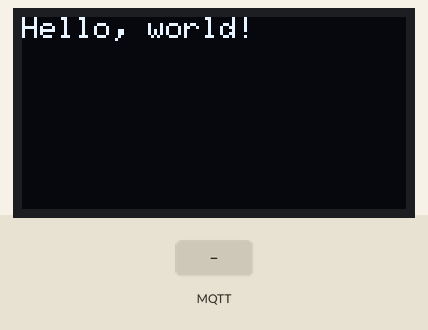
Recording of a program running on a simulated ESP8266 (Wemos D1 mini). On the bench: 128×64 one-colour display. The test bench sets the inputs (shaded band). WiFi joins after 1.5 s; servers stay silent unless stated; no MQTT or app messages arrive unless stated; what the program prints to the serial monitor is not drawn.

Above: at 0.06 s.
At 1.7 s:
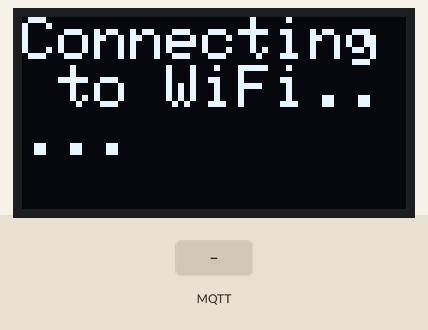
3.1 s: MQTT message "1" arrives on the first subscribed topic
At 4.3 s:
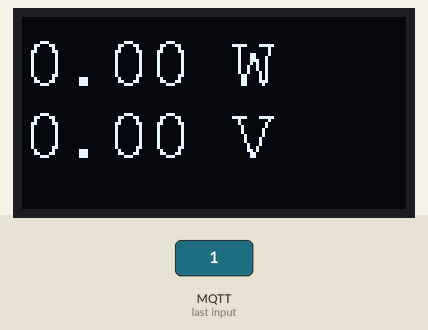
4.6 s: MQTT message "on" arrives on the first subscribed topic
Timing chart, 0 to 7.6 s (numbered marks = the images above; inputs shaded):
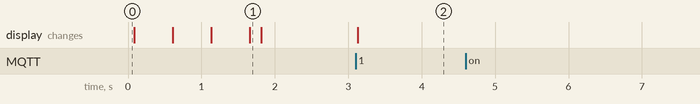

Measured:
- after the input at 3.1 s, the display: changes at once (image 2)
- after the input at 4.6 s, every drawn part: stays the same

The program:

main.cpp
```cpp
//Increase "define MQTT_MAX_PACKET_SIZE" in PubSubClient.h to something bigger  i.e. 2048

#include "Arduino.h"
#include <Adafruit_SSD1306.h>
#include <Adafruit_GFX.h>
#include <ArduinoJson.h>
#include <ESP8266WiFi.h>
#include <WiFiClient.h>
#include <PubSubClient.h>
#include <Wire.h>
#include <Fonts/FreeMono12pt7b.h>

//Display
#define SCREEN_WIDTH 128 // OLED display width, in pixels
#define SCREEN_HEIGHT 64 // OLED display height, in pixels
#define OLED_DC     D1
#define OLED_CS     D2
#define OLED_RESET  -1
Adafruit_SSD1306 display(SCREEN_WIDTH, SCREEN_HEIGHT, &Wire, OLED_RESET);

//Wifi and MQTT

const char* ssid = "IOT";
const char* password = "iot12345678";
const char* mqttServer = "192.168.0.10";
const int mqttPort = 1883;
const char* PowTeleTopic = "tele/sonoff/SENSOR";

WiFiClient espClient;
PubSubClient client(espClient);

void callback(char* topic, byte* payload, unsigned int length) {

  Serial.print("Message arrived in topic: ");
  Serial.println(topic);

  StaticJsonDocument<2048> doc;
  DeserializationError error = deserializeJson(doc, payload, length);

  // Test if parsing succeeds.
  if (error) {
    Serial.print(F("deserializeJson() failed: "));
    Serial.println(error.c_str());
    return;
     }

  double power = doc["ENERGY"]["Power"];
  Serial.print("Power: ");
  Serial.println(power);
  double voltage = doc["ENERGY"]["Voltage"];
  Serial.print("Voltage: ");
  Serial.println(voltage);

  display.setFont(&FreeMono12pt7b);
  display.clearDisplay();
  display.setCursor(0,22);
  display.setTextSize(1);
  display.print(power);
  display.println(" W");
  display.print(voltage);
  display.print(" V");
  display.display();
  display.setFont();
  display.setTextSize(1);
  display.setCursor(0,0);


}

void reconnect() {
    WiFi.begin(ssid, password);
    display.print("Reconnecting");
    display.display();
    while (WiFi.status() != WL_CONNECTED) {
    delay(500);
    Serial.print(".");
    display.print(".");
    display.display();
  }
    display.println("done");
    display.display();
    while (!client.connected()) {
        Serial.println("Reconnecting MQTT...");
        if (!client.connect("ESP8266Client")) {
            Serial.print("failed, rc=");
            Serial.print(client.state());
            Serial.println(" retrying in 5 seconds");
            delay(5000);
        }
    }
    client.subscribe(PowTeleTopic);
    Serial.println("MQTT reonnected...");
    display.println("MQTT reonnected...");
    display.display();
}

void setup() {
  display.setTextColor(WHITE);
  Serial.begin(115200);
  if(!display.begin(SSD1306_SWITCHCAPVCC, 0x3C)) { // Address 0x3D for 128x64
    Serial.println(F("SSD1306 allocation failed"));
    for(;;); // Don't proceed, loop forever
  }
  display.setRotation(2);
  display.clearDisplay();
  display.setTextSize(1);
  display.setCursor(0,0);
  display.print("Hello, world!");
  display.display();

  WiFi.begin(ssid, password);
  Serial.print("Connecting to WiFi..");
  display.clearDisplay();
  display.setTextSize(2);
  display.setCursor(0,0);
  display.print("Connecting to WiFi..");
  display.display();
  while (WiFi.status() != WL_CONNECTED) {
    delay(500);
    Serial.print(".");
    display.print(".");
    display.display();
  }
  display.clearDisplay();
  display.setTextSize(1.5);
  display.setCursor(0,0);
  display.print("Connected to the WiFi network:");
  display.println(ssid);
  display.display();
  Serial.print("Connected to the WiFi network");
  client.setServer(mqttServer, mqttPort);
  client.setCallback(callback);

  while (!client.connected()) {
    Serial.println("Connecting to MQTT...");
    display.println("Connecting to MQTT...");
    display.display();
    if (client.connect("ESP8266Client")) {
      Serial.println("MQTT connected");
      display.println("MQTT connected");
      display.display();
          }
    else {
      Serial.print("failed with state ");
      Serial.print(client.state());
      delay(2000);
          }
  }

  client.publish("esp/test", "Hello from ESP8266");
  client.subscribe(PowTeleTopic);
  display.print("Subscribed to:");
  display.println(PowTeleTopic);
  display.display();

}


void loop() {
  if (!client.connected()) {
        display.clearDisplay();
        display.setCursor(0,0);
        display.println("Wifi/Mqtt disconnected");
        display.display();
        reconnect();
    }

  client.loop();
}
```
